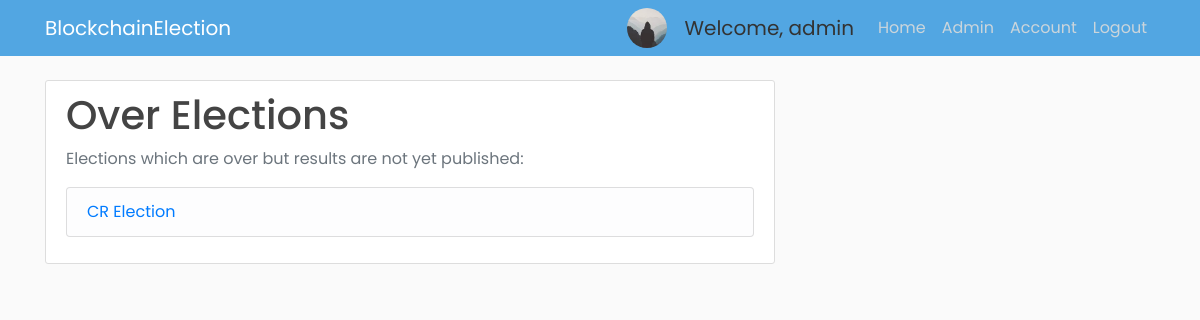
Page /publish_results (signed in) on the committed database.
### app/models.py (models this page shows, shortened)
class Voter(db.Model, UserMixin):
    id = db.Column(db.Integer, primary_key=True)
    cin = db.Column(db.String(30), unique=True, nullable=False)
    name = db.Column(db.String(255), nullable=False)
    email = db.Column(db.String(30), unique=True, nullable=False)
    dept = db.Column(db.String(4), db.ForeignKey('department.dept_code'), nullable=False)
    imagefile = db.Column(db.String(20), nullable=False, default='default.jpg')
    password = db.Column(db.String(60), nullable=False)
    join_year = db.Column(db.Integer, nullable=False, default=2016)
    is_admin = db.Column(db.Boolean, default=False, nullable=False)

class Election(db.Model):
    election_id = db.Column(db.String(5), primary_key=True, nullable=False)
    election_title = db.Column(db.String(255), nullable=False)
    create_date = db.Column(db.DateTime, nullable=False, default=datetime.utcnow)
    start_date = db.Column(db.DateTime, nullable=False, default=datetime.utcnow)
    end_date = db.Column(db.DateTime, db.CheckConstraint("end_date > start_date"), nullable=False)
    public_key = db.Column(db.String(255), nullable=False, unique=True)
    max_attempt = db.Column(db.Integer, nullable=False, default=3)
    election_state = db.Column(db.String(30), db.CheckConstraint("election_state in ('upcoming', 'ongoing', 'over', 'counting_finished','past')"))
    results_published = db.Column(db.Boolean, nullable=False, default=False)

### app/routes.py (the view)
@app.route("/publish_results")
@login_required
def publish_results():
    elections = Election.query.order_by(Election.create_date.desc()).all()
    return render_template("results.html", elections=elections)

### app/models.py (called while the page is built)
@login_manager.user_loader
def load_user(user_id):
    return Voter.query.get(int(user_id))

### app/templates/results.html
{% extends "admin_base.html" %}
{% block content %}
<div class="content-section">
<h1>Over Elections</h1>
<p class='text-muted'>Elections which are over but results are not yet published:
<ul class="list-group">
    {% for election in elections %}
    {% if election.election_state == 'counting_finished' %}
        <li class="list-group-item list-group-item-light"><a href="{{ url_for('view_election', id=election.election_id) }}">{{ election.election_title }}</a></li>
    {% endif %}
    {% endfor %}
</ul>
</p>
</div>
{% endblock content %}

### app/templates/navbar.html (shortened to what this page needs)
<header class="site-header">
  <nav class="navbar navbar-expand-md navbar-dark bg-steel fixed-top">
    <div class="container">
      <a class="navbar-brand mr-4" href="{{ url_for('index2') }}">BlockchainElection</a>
      <div class="collapse navbar-collapse" id="navbarToggle">
        <div class="navbar-nav ml-auto">
          {% if current_user.is_admin %}
          <img class="rounded-circle account-img-small" src="../static/profile_pics/{{ current_user.imagefile }}">
          <a class="navbar-brand disabled ml-2" style="cursor: default;">Welcome, {{ current_user.cin }}</a>
          <a class="nav-item nav-link" href="{{ url_for('home') }}">Home</a>
          <a class="nav-item nav-link" href="{{ url_for('admin') }}">Admin</a>
          <a class="nav-item nav-link" href="{{ url_for('account') }}">Account</a>
          <a class="nav-item nav-link" href="{{ url_for('logout') }}">Logout</a>
          {% else %}
            <a class="nav-item nav-link" href="{{ url_for('login') }}">Login</a>
            <a class="nav-item nav-link" href="{{ url_for('register') }}">Register</a>
          {% endif %}
        </div>
      </div>
    </div>
  </nav>
</header>

### app/static/main.css (style rules this page uses)
body { background: #fafafa; color: #333333; margin-top: 5rem; font-family: "Poppins", sans-serif; }
h1, h2, h3, h4, h5, h6 { color: #444444; }
.bg-steel { background-color: #52a6e2; }
.site-header .navbar-nav .nav-link { color: #cbd5db; }
.content-section { background: #ffffff; padding: 10px 20px; border: 1px solid #dddddd; border-radius: 3px; margin-bottom: 20px; }
.account-img-small { height: 40px; width: 40px; margin-right: 10px; }

### rows in the picture
Voter: imagefile (picture), cin "admin"
Election: election_title "CR Election"
